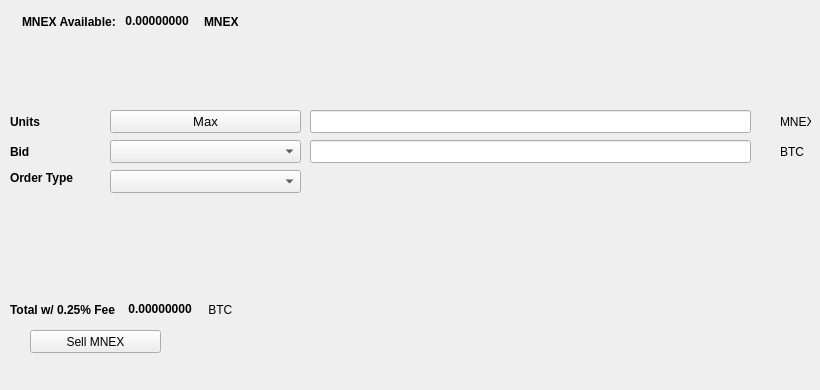
   <widget class="QWidget" name="SellTab">
    <attribute name="title">
     <string>Sell</string>
    </attribute>
    <widget class="QLabel" name="label_16">
     <property name="geometry">
      <rect>
       <x>780</x>
       <y>140</y>
       <width>31</width>
       <height>23</height>
      </rect>
     </property>
     <property name="text">
      <string>BTC</string>
     </property>
    </widget>
    <widget class="QComboBox" name="SellBidcomboBox">
     <property name="geometry">
      <rect>
       <x>110</x>
       <y>140</y>
       <width>191</width>
       <height>23</height>
      </rect>
     </property>
     <property name="font">
      <font>
       <pointsize>10</pointsize>
      </font>
     </property>
    </widget>
    <widget class="QLabel" name="label_18">
     <property name="geometry">
      <rect>
       <x>10</x>
       <y>110</y>
       <width>46</width>
       <height>23</height>
      </rect>
     </property>
     <property name="font">
      <font>
       <weight>75</weight>
       <bold>true</bold>
      </font>
     </property>
     <property name="text">
      <string>Units</string>
     </property>
    </widget>
    <widget class="QPushButton" name="Sell_Max_Amount">
     <property name="geometry">
      <rect>
       <x>110</x>
       <y>110</y>
       <width>191</width>
       <height>23</height>
      </rect>
     </property>
     <property name="font">
      <font>
       <pointsize>10</pointsize>
      </font>
     </property>
     <property name="text">
      <string>Max</string>
     </property>
    </widget>
    <widget class="QLabel" name="label_20">
     <property name="geometry">
      <rect>
       <x>10</x>
       <y>170</y>
       <width>91</width>
       <height>16</height>
      </rect>
     </property>
     <property name="font">
      <font>
       <weight>75</weight>
       <bold>true</bold>
      </font>
     </property>
     <property name="text">
      <string>Order Type</string>
     </property>
    </widget>
    <widget class="QComboBox" name="SellOrdertypeCombo">
     <property name="geometry">
      <rect>
       <x>110</x>
       <y>170</y>
       <width>191</width>
       <height>23</height>
      </rect>
     </property>
     <property name="font">
      <font>
       <pointsize>10</pointsize>
      </font>
     </property>
    </widget>
    <widget class="QLabel" name="label_21">
     <property name="geometry">
      <rect>
       <x>10</x>
       <y>140</y>
       <width>46</width>
       <height>23</height>
      </rect>
     </property>
     <property name="font">
      <font>
       <weight>75</weight>
       <bold>true</bold>
      </font>
     </property>
     <property name="text">
      <string>Bid</string>
     </property>
    </widget>
    <widget class="QLabel" name="label_22">
     <property name="geometry">
      <rect>
       <x>780</x>
       <y>110</y>
       <width>31</width>
       <height>23</height>
      </rect>
     </property>
     <property name="text">
      <string>MNEX</string>
     </property>
    </widget>
    <widget class="QLineEdit" name="UnitsInputMNEX">
     <property name="geometry">
      <rect>
       <x>310</x>
       <y>110</y>
       <width>441</width>
       <height>23</height>
      </rect>
     </property>
     <property name="font">
      <font>
       <pointsize>9</pointsize>
       <weight>75</weight>
       <bold>true</bold>
      </font>
     </property>
    </widget>
    <widget class="QLineEdit" name="SellBidPriceEdit">
     <property name="geometry">
      <rect>
       <x>310</x>
       <y>140</y>
       <width>441</width>
       <height>23</height>
      </rect>
     </property>
     <property name="font">
      <font>
       <pointsize>9</pointsize>
       <weight>75</weight>
       <bold>true</bold>
      </font>
     </property>
    </widget>
    <widget class="QPushButton" name="SellMNEXBTN">
     <property name="geometry">
      <rect>
       <x>30</x>
       <y>330</y>
       <width>131</width>
       <height>23</height>
      </rect>
     </property>
     <property name="text">
      <string>Sell MNEX</string>
     </property>
     <property name="icon">
      <iconset resource="../mnexcoin">
       <normaloff>:/icons/bitcoin</normaloff>:/icons/bitcoin</iconset>
     </property>
    </widget>
    <widget class="QWidget" name="layoutWidget3">
     <property name="geometry">
      <rect>
       <x>22</x>
       <y>12</y>
       <width>258</width>
       <height>19</height>
      </rect>
     </property>
     <layout class="QHBoxLayout" name="horizontalLayout">
      <item>
       <widget class="QLabel" name="label232_2">
        <property name="font">
         <font>
          <weight>75</weight>
          <bold>true</bold>
         </font>
        </property>
        <property name="text">
         <string>MNEX Available:</string>
        </property>
       </widget>
      </item>
      <item>
       <widget class="QLabel" name="MNEXAvailableLabel">
        <property name="palette">
         <palette>
          <active>
           <colorrole role="WindowText">
            <brush brushstyle="SolidPattern">
             <color alpha="255">
              <red>0</red>
              <green>0</green>
              <blue>0</blue>
             </color>
            </brush>
           </colorrole>
           <colorrole role="Button">
            <brush brushstyle="SolidPattern">
             <color alpha="255">
              <red>0</red>
              <green>170</green>
              <blue>0</blue>
             </color>
            </brush>
           </colorrole>
           <colorrole role="Light">
            <brush brushstyle="SolidPattern">
             <color alpha="255">
              <red>0</red>
              <green>255</green>
              <blue>0</blue>
             </color>
            </brush>
           </colorrole>
           <colorrole role="Midlight">
            <brush brushstyle="SolidPattern">
             <color alpha="255">
              <red>0</red>
              <green>212</green>
              <blue>0</blue>
             </color>
            </brush>
           </colorrole>
           <colorrole role="Dark">
            <brush brushstyle="SolidPattern">
             <color alpha="255">
              <red>0</red>
              <green>85</green>
              <blue>0</blue>
             </color>
            </brush>
           </colorrole>
           <colorrole role="Mid">
            <brush brushstyle="SolidPattern">
             <color alpha="255">
              <red>0</red>
              <green>113</green>
              <blue>0</blue>
             </color>
            </brush>
           </colorrole>
           <colorrole role="Text">
            <brush brushstyle="SolidPattern">
             <color alpha="255">
              <red>0</red>
              <green>170</green>
              <blue>0</blue>
             </color>
            </brush>
           </colorrole>
           <colorrole role="BrightText">
            <brush brushstyle="SolidPattern">
             <color alpha="255">
              <red>255</red>
              <green>255</green>
              <blue>255</blue>
             </color>
            </brush>
           </colorrole>
           <colorrole role="ButtonText">
            <brush brushstyle="SolidPattern">
             <color alpha="255">
              <red>0</red>
              <green>0</green>
              <blue>0</blue>
             </color>
            </brush>
           </colorrole>
           <colorrole role="Base">
            <brush brushstyle="SolidPattern">
             <color alpha="255">
              <red>255</red>
              <green>255</green>
              <blue>255</blue>
             </color>
            </brush>
           </colorrole>
           <colorrole role="Window">
            <brush brushstyle="SolidPattern">
             <color alpha="255">
              <red>0</red>
              <green>170</green>
              <blue>0</blue>
             </color>
            </brush>
           </colorrole>
           <colorrole role="Shadow">
            <brush brushstyle="SolidPattern">
             <color alpha="255">
              <red>0</red>
              <green>0</green>
              <blue>0</blue>
             </color>
            </brush>
           </colorrole>
           <colorrole role="AlternateBase">
            <brush brushstyle="SolidPattern">
             <color alpha="255">
              <red>127</red>
              <green>212</green>
              <blue>127</blue>
             </color>
            </brush>
           </colorrole>
           <colorrole role="ToolTipBase">
            <brush brushstyle="SolidPattern">
             <color alpha="255">
              <red>255</red>
              <green>255</green>
              <blue>220</blue>
             </color>
            </brush>
           </colorrole>
           <colorrole role="ToolTipText">
            <brush brushstyle="SolidPattern">
             <color alpha="255">
              <red>0</red>
              <green>0</green>
              <blue>0</blue>
             </color>
            </brush>
           </colorrole>
          </active>
          <inactive>
           <colorrole role="WindowText">
            <brush brushstyle="SolidPattern">
             <color alpha="255">
              <red>0</red>
              <green>0</green>
              <blue>0</blue>
             </color>
            </brush>
           </colorrole>
           <colorrole role="Button">
            <brush brushstyle="SolidPattern">
             <color alpha="255">
              <red>0</red>
              <green>170</green>
              <blue>0</blue>
             </color>
            </brush>
           </colorrole>
           <colorrole role="Light">
            <brush brushstyle="SolidPattern">
             <color alpha="255">
              <red>0</red>
              <green>255</green>
              <blue>0</blue>
             </color>
            </brush>
           </colorrole>
           <colorrole role="Midlight">
            <brush brushstyle="SolidPattern">
             <color alpha="255">
              <red>0</red>
              <green>212</green>
              <blue>0</blue>
             </color>
            </brush>
           </colorrole>
           <colorrole role="Dark">
            <brush brushstyle="SolidPattern">
             <color alpha="255">
              <red>0</red>
              <green>85</green>
              <blue>0</blue>
             </color>
            </brush>
           </colorrole>
           <colorrole role="Mid">
            <brush brushstyle="SolidPattern">
             <color alpha="255">
              <red>0</red>
              <green>113</green>
              <blue>0</blue>
             </color>
            </brush>
           </colorrole>
           <colorrole role="Text">
            <brush brushstyle="SolidPattern">
             <color alpha="255">
              <red>0</red>
              <green>170</green>
              <blue>0</blue>
             </color>
            </brush>
           </colorrole>
           <colorrole role="BrightText">
            <brush brushstyle="SolidPattern">
             <color alpha="255">
              <red>255</red>
              <green>255</green>
              <blue>255</blue>
             </color>
            </brush>
           </colorrole>
           <colorrole role="ButtonText">
            <brush brushstyle="SolidPattern">
             <color alpha="255">
              <red>0</red>
              <green>0</green>
              <blue>0</blue>
             </color>
            </brush>
           </colorrole>
           <colorrole role="Base">
            <brush brushstyle="SolidPattern">
             <color alpha="255">
              <red>255</red>
              <green>255</green>
              <blue>255</blue>
             </color>
            </brush>
           </colorrole>
           <colorrole role="Window">
            <brush brushstyle="SolidPattern">
             <color alpha="255">
              <red>0</red>
              <green>170</green>
              <blue>0</blue>
             </color>
            </brush>
           </colorrole>
           <colorrole role="Shadow">
            <brush brushstyle="SolidPattern">
             <color alpha="255">
              <red>0</red>
              <green>0</green>
              <blue>0</blue>
             </color>
            </brush>
           </colorrole>
           <colorrole role="AlternateBase">
            <brush brushstyle="SolidPattern">
             <color alpha="255">
              <red>127</red>
              <green>212</green>
              <blue>127</blue>
             </color>
            </brush>
           </colorrole>
           <colorrole role="ToolTipBase">
            <brush brushstyle="SolidPattern">
             <color alpha="255">
              <red>255</red>
              <green>255</green>
              <blue>220</blue>
             </color>
            </brush>
           </colorrole>
           <colorrole role="ToolTipText">
            <brush brushstyle="SolidPattern">
             <color alpha="255">
              <red>0</red>
              <green>0</green>
              <blue>0</blue>
             </color>
            </brush>
           </colorrole>
          </inactive>
          <disabled>
           <colorrole role="WindowText">
            <brush brushstyle="SolidPattern">
             <color alpha="255">
              <red>0</red>
              <green>85</green>
              <blue>0</blue>
             </color>
            </brush>
           </colorrole>
           <colorrole role="Button">
            <brush brushstyle="SolidPattern">
             <color alpha="255">
              <red>0</red>
              <green>170</green>
              <blue>0</blue>
             </color>
            </brush>
           </colorrole>
           <colorrole role="Light">
            <brush brushstyle="SolidPattern">
             <color alpha="255">
              <red>0</red>
              <green>255</green>
              <blue>0</blue>
             </color>
            </brush>
           </colorrole>
           <colorrole role="Midlight">
            <brush brushstyle="SolidPattern">
             <color alpha="255">
              <red>0</red>
              <green>212</green>
              <blue>0</blue>
             </color>
            </brush>
           </colorrole>
           <colorrole role="Dark">
            <brush brushstyle="SolidPattern">
             <color alpha="255">
              <red>0</red>
              <green>85</green>
              <blue>0</blue>
             </color>
            </brush>
           </colorrole>
           <colorrole role="Mid">
            <brush brushstyle="SolidPattern">
             <color alpha="255">
              <red>0</red>
              <green>113</green>
              <blue>0</blue>
             </color>
            </brush>
           </colorrole>
           <colorrole role="Text">
            <brush brushstyle="SolidPattern">
             <color alpha="255">
              <red>0</red>
              <green>85</green>
              <blue>0</blue>
             </color>
            </brush>
           </colorrole>
           <colorrole role="BrightText">
            <brush brushstyle="SolidPattern">
             <color alpha="255">
              <red>255</red>
              <green>255</green>
              <blue>255</blue>
             </color>
            </brush>
           </colorrole>
           <colorrole role="ButtonText">
            <brush brushstyle="SolidPattern">
             <color alpha="255">
              <red>0</red>
              <green>85</green>
              <blue>0</blue>
             </color>
            </brush>
           </colorrole>
           <colorrole role="Base">
            <brush brushstyle="SolidPattern">
             <color alpha="255">
              <red>0</red>
              <green>170</green>
              <blue>0</blue>
             </color>
            </brush>
           </colorrole>
           <colorrole role="Window">
            <brush brushstyle="SolidPattern">
             <color alpha="255">
              <red>0</red>
              <green>170</green>
              <blue>0</blue>
             </color>
            </brush>
           </colorrole>
           <colorrole role="Shadow">
            <brush brushstyle="SolidPattern">
             <color alpha="255">
              <red>0</red>
              <green>0</green>
              <blue>0</blue>
             </color>
            </brush>
           </colorrole>
           <colorrole role="AlternateBase">
            <brush brushstyle="SolidPattern">
             <color alpha="255">
              <red>0</red>
              <green>170</green>
              <blue>0</blue>
             </color>
            </brush>
           </colorrole>
           <colorrole role="ToolTipBase">
            <brush brushstyle="SolidPattern">
             <color alpha="255">
              <red>255</red>
              <green>255</green>
              <blue>220</blue>
             </color>
            </brush>
           </colorrole>
           <colorrole role="ToolTipText">
            <brush brushstyle="SolidPattern">
             <color alpha="255">
              <red>0</red>
              <green>0</green>
              <blue>0</blue>
             </color>
            </brush>
           </colorrole>
          </disabled>
         </palette>
        </property>
        <property name="font">
         <font>
          <weight>75</weight>
          <bold>true</bold>
         </font>
        </property>
        <property name="text">
         <string> 0.00000000 </string>
        </property>
        <property name="textInteractionFlags">
         <set>Qt::LinksAccessibleByMouse|Qt::TextSelectableByKeyboard|Qt::TextSelectableByMouse</set>
        </property>
       </widget>
      </item>
      <item>
       <widget class="QLabel" name="labelMNEX">
        <property name="font">
         <font>
          <weight>75</weight>
          <bold>true</bold>
         </font>
        </property>
        <property name="text">
         <string>MNEX</string>
        </property>
       </widget>
      </item>
     </layout>
    </widget>
    <widget class="QWidget" name="layoutWidget">
     <property name="geometry">
      <rect>
       <x>10</x>
       <y>300</y>
       <width>268</width>
       <height>19</height>
      </rect>
     </property>
     <layout class="QHBoxLayout" name="horizontalLayout_2">
      <item>
       <widget class="QLabel" name="label_19">
        <property name="font">
         <font>
          <weight>75</weight>
          <bold>true</bold>
         </font>
        </property>
        <property name="text">
         <string>Total w/ 0.25% Fee </string>
        </property>
       </widget>
      </item>
      <item>
       <widget class="QLabel" name="SellCostLabel">
        <property name="palette">
         <palette>
          <active>
           <colorrole role="WindowText">
            <brush brushstyle="SolidPattern">
             <color alpha="255">
              <red>0</red>
              <green>0</green>
              <blue>0</blue>
             </color>
            </brush>
           </colorrole>
           <colorrole role="Button">
            <brush brushstyle="SolidPattern">
             <color alpha="255">
              <red>0</red>
              <green>170</green>
              <blue>0</blue>
             </color>
            </brush>
           </colorrole>
           <colorrole role="Light">
            <brush brushstyle="SolidPattern">
             <color alpha="255">
              <red>0</red>
              <green>255</green>
              <blue>0</blue>
             </color>
            </brush>
           </colorrole>
           <colorrole role="Midlight">
            <brush brushstyle="SolidPattern">
             <color alpha="255">
              <red>0</red>
              <green>212</green>
              <blue>0</blue>
             </color>
            </brush>
           </colorrole>
           <colorrole role="Dark">
            <brush brushstyle="SolidPattern">
             <color alpha="255">
              <red>0</red>
              <green>85</green>
              <blue>0</blue>
             </color>
            </brush>
           </colorrole>
           <colorrole role="Mid">
            <brush brushstyle="SolidPattern">
             <color alpha="255">
              <red>0</red>
              <green>113</green>
              <blue>0</blue>
             </color>
            </brush>
           </colorrole>
           <colorrole role="Text">
            <brush brushstyle="SolidPattern">
             <color alpha="255">
              <red>0</red>
              <green>170</green>
              <blue>0</blue>
             </color>
            </brush>
           </colorrole>
           <colorrole role="BrightText">
            <brush brushstyle="SolidPattern">
             <color alpha="255">
              <red>255</red>
              <green>255</green>
              <blue>255</blue>
             </color>
            </brush>
           </colorrole>
           <colorrole role="ButtonText">
            <brush brushstyle="SolidPattern">
             <color alpha="255">
              <red>0</red>
              <green>0</green>
              <blue>0</blue>
             </color>
            </brush>
           </colorrole>
           <colorrole role="Base">
            <brush brushstyle="SolidPattern">
             <color alpha="255">
              <red>255</red>
              <green>255</green>
              <blue>255</blue>
             </color>
            </brush>
           </colorrole>
           <colorrole role="Window">
            <brush brushstyle="SolidPattern">
             <color alpha="255">
              <red>0</red>
              <green>170</green>
              <blue>0</blue>
             </color>
            </brush>
           </colorrole>
           <colorrole role="Shadow">
            <brush brushstyle="SolidPattern">
             <color alpha="255">
              <red>0</red>
              <green>0</green>
              <blue>0</blue>
             </color>
            </brush>
           </colorrole>
           <colorrole role="AlternateBase">
            <brush brushstyle="SolidPattern">
             <color alpha="255">
              <red>127</red>
              <green>212</green>
              <blue>127</blue>
             </color>
            </brush>
           </colorrole>
           <colorrole role="ToolTipBase">
            <brush brushstyle="SolidPattern">
             <color alpha="255">
              <red>255</red>
              <green>255</green>
              <blue>220</blue>
             </color>
            </brush>
           </colorrole>
           <colorrole role="ToolTipText">
            <brush brushstyle="SolidPattern">
             <color alpha="255">
              <red>0</red>
              <green>0</green>
              <blue>0</blue>
             </color>
            </brush>
           </colorrole>
          </active>
          <inactive>
           <colorrole role="WindowText">
            <brush brushstyle="SolidPattern">
             <color alpha="255">
              <red>0</red>
              <green>0</green>
              <blue>0</blue>
             </color>
            </brush>
           </colorrole>
           <colorrole role="Button">
            <brush brushstyle="SolidPattern">
             <color alpha="255">
              <red>0</red>
              <green>170</green>
              <blue>0</blue>
             </color>
            </brush>
           </colorrole>
           <colorrole role="Light">
            <brush brushstyle="SolidPattern">
             <color alpha="255">
              <red>0</red>
              <green>255</green>
              <blue>0</blue>
             </color>
            </brush>
           </colorrole>
           <colorrole role="Midlight">
            <brush brushstyle="SolidPattern">
             <color alpha="255">
              <red>0</red>
              <green>212</green>
              <blue>0</blue>
             </color>
            </brush>
           </colorrole>
           <colorrole role="Dark">
            <brush brushstyle="SolidPattern">
             <color alpha="255">
              <red>0</red>
              <green>85</green>
              <blue>0</blue>
             </color>
            </brush>
           </colorrole>
           <colorrole role="Mid">
            <brush brushstyle="SolidPattern">
             <color alpha="255">
              <red>0</red>
              <green>113</green>
              <blue>0</blue>
             </color>
            </brush>
           </colorrole>
           <colorrole role="Text">
            <brush brushstyle="SolidPattern">
             <color alpha="255">
              <red>0</red>
              <green>170</green>
              <blue>0</blue>
             </color>
            </brush>
           </colorrole>
           <colorrole role="BrightText">
            <brush brushstyle="SolidPattern">
             <color alpha="255">
              <red>255</red>
              <green>255</green>
              <blue>255</blue>
             </color>
            </brush>
           </colorrole>
           <colorrole role="ButtonText">
            <brush brushstyle="SolidPattern">
             <color alpha="255">
              <red>0</red>
              <green>0</green>
              <blue>0</blue>
             </color>
            </brush>
           </colorrole>
           <colorrole role="Base">
            <brush brushstyle="SolidPattern">
             <color alpha="255">
              <red>255</red>
              <green>255</green>
              <blue>255</blue>
             </color>
            </brush>
           </colorrole>
           <colorrole role="Window">
            <brush brushstyle="SolidPattern">
             <color alpha="255">
              <red>0</red>
              <green>170</green>
              <blue>0</blue>
             </color>
            </brush>
           </colorrole>
           <colorrole role="Shadow">
            <brush brushstyle="SolidPattern">
             <color alpha="255">
              <red>0</red>
              <green>0</green>
              <blue>0</blue>
             </color>
            </brush>
           </colorrole>
           <colorrole role="AlternateBase">
            <brush brushstyle="SolidPattern">
             <color alpha="255">
              <red>127</red>
              <green>212</green>
              <blue>127</blue>
             </color>
            </brush>
           </colorrole>
           <colorrole role="ToolTipBase">
            <brush brushstyle="SolidPattern">
             <color alpha="255">
              <red>255</red>
              <green>255</green>
              <blue>220</blue>
             </color>
            </brush>
           </colorrole>
           <colorrole role="ToolTipText">
            <brush brushstyle="SolidPattern">
             <color alpha="255">
              <red>0</red>
              <green>0</green>
              <blue>0</blue>
             </color>
            </brush>
           </colorrole>
          </inactive>
          <disabled>
           <colorrole role="WindowText">
            <brush brushstyle="SolidPattern">
             <color alpha="255">
              <red>0</red>
              <green>85</green>
              <blue>0</blue>
             </color>
            </brush>
           </colorrole>
           <colorrole role="Button">
            <brush brushstyle="SolidPattern">
             <color alpha="255">
              <red>0</red>
              <green>170</green>
              <blue>0</blue>
             </color>
            </brush>
           </colorrole>
           <colorrole role="Light">
            <brush brushstyle="SolidPattern">
             <color alpha="255">
              <red>0</red>
              <green>255</green>
              <blue>0</blue>
             </color>
            </brush>
           </colorrole>
           <colorrole role="Midlight">
            <brush brushstyle="SolidPattern">
             <color alpha="255">
              <red>0</red>
              <green>212</green>
              <blue>0</blue>
             </color>
            </brush>
           </colorrole>
           <colorrole role="Dark">
            <brush brushstyle="SolidPattern">
             <color alpha="255">
              <red>0</red>
              <green>85</green>
              <blue>0</blue>
             </color>
            </brush>
           </colorrole>
           <colorrole role="Mid">
            <brush brushstyle="SolidPattern">
             <color alpha="255">
              <red>0</red>
              <green>113</green>
              <blue>0</blue>
             </color>
            </brush>
           </colorrole>
           <colorrole role="Text">
            <brush brushstyle="SolidPattern">
             <color alpha="255">
              <red>0</red>
              <green>85</green>
              <blue>0</blue>
             </color>
            </brush>
           </colorrole>
           <colorrole role="BrightText">
            <brush brushstyle="SolidPattern">
             <color alpha="255">
              <red>255</red>
              <green>255</green>
              <blue>255</blue>
             </color>
            </brush>
           </colorrole>
           <colorrole role="ButtonText">
            <brush brushstyle="SolidPattern">
             <color alpha="255">
              <red>0</red>
              <green>85</green>
              <blue>0</blue>
             </color>
            </brush>
           </colorrole>
           <colorrole role="Base">
            <brush brushstyle="SolidPattern">
             <color alpha="255">
              <red>0</red>
              <green>170</green>
              <blue>0</blue>
             </color>
            </brush>
           </colorrole>
           <colorrole role="Window">
            <brush brushstyle="SolidPattern">
             <color alpha="255">
              <red>0</red>
              <green>170</green>
              <blue>0</blue>
             </color>
            </brush>
           </colorrole>
           <colorrole role="Shadow">
            <brush brushstyle="SolidPattern">
             <color alpha="255">
              <red>0</red>
              <green>0</green>
              <blue>0</blue>
             </color>
            </brush>
           </colorrole>
           <colorrole role="AlternateBase">
            <brush brushstyle="SolidPattern">
             <color alpha="255">
              <red>0</red>
              <green>170</green>
              <blue>0</blue>
             </color>
            </brush>
           </colorrole>
           <colorrole role="ToolTipBase">
            <brush brushstyle="SolidPattern">
             <color alpha="255">
              <red>255</red>
              <green>255</green>
              <blue>220</blue>
             </color>
            </brush>
           </colorrole>
           <colorrole role="ToolTipText">
            <brush brushstyle="SolidPattern">
             <color alpha="255">
              <red>0</red>
              <green>0</green>
              <blue>0</blue>
             </color>
            </brush>
           </colorrole>
          </disabled>
         </palette>
        </property>
        <property name="font">
         <font>
          <weight>75</weight>
          <bold>true</bold>
         </font>
        </property>
        <property name="autoFillBackground">
         <bool>false</bool>
        </property>
        <property name="text">
         <string> 0.00000000</string>
        </property>
        <property name="textInteractionFlags">
         <set>Qt::LinksAccessibleByMouse|Qt::TextSelectableByMouse</set>
        </property>
       </widget>
      </item>
      <item>
       <widget class="QLabel" name="label_17">
        <property name="font">
         <font>
          <weight>50</weight>
          <bold>false</bold>
         </font>
        </property>
        <property name="text">
         <string> BTC</string>
        </property>
       </widget>
      </item>
     </layout>
    </widget>
    <widget class="QLabel" name="label_23">
     <property name="geometry">
      <rect>
       <x>460</x>
       <y>300</y>
       <width>281</width>
       <height>81</height>
      </rect>
     </property>
     <property name="text">
      <string/>
     </property>
     <property name="pixmap">
      <pixmap>:/images/bittrex</pixmap>
     </property>
    </widget>
   </widget>
